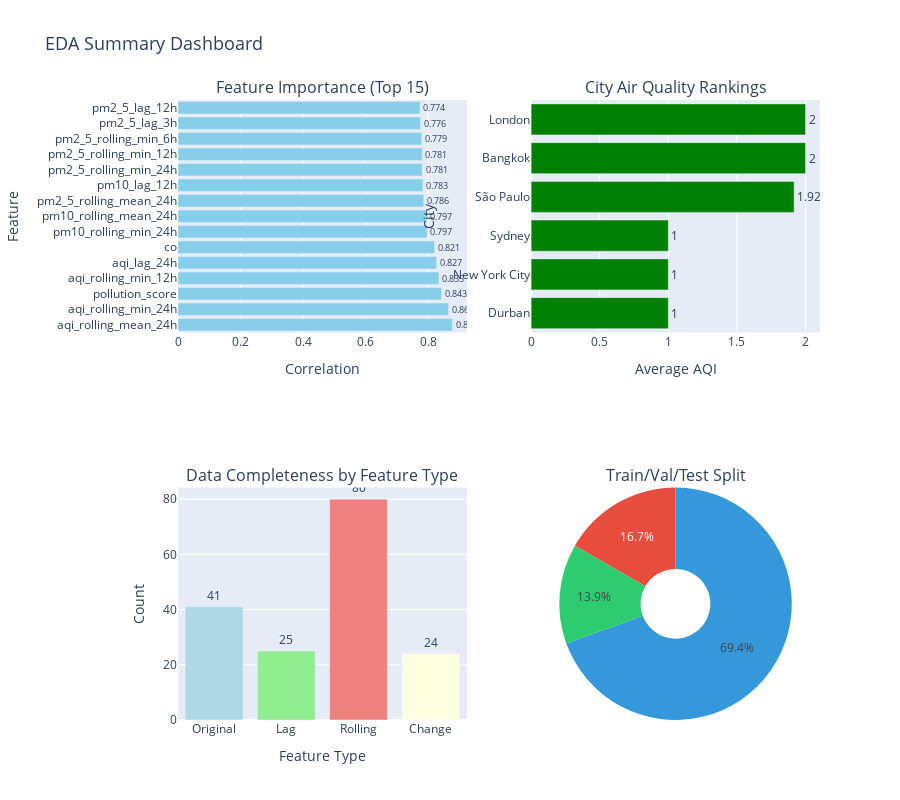

Notebook source saved alongside this figure:
### Code cell
# Create final summary dashboard
fig = make_subplots(
    rows=2, cols=2,
    subplot_titles=(
        'Feature Importance (Top 15)',
        'City Air Quality Rankings',
        'Data Completeness by Feature Type',
        'Train/Val/Test Split'
    ),
    specs=[
        [{"type": "bar"}, {"type": "bar"}],
        [{"type": "bar"}, {"type": "pie"}]
    ]
)

# 1. Top features
top_15 = top_corr_features.head(15)
fig.add_trace(
    go.Bar(x=top_15.values, y=top_15.index, orientation='h',
           marker_color='skyblue', text=top_15.values.round(3),
           textposition='outside'),
    row=1, col=1
)

# 2. City rankings
city_avg = df.groupby('city_name')['aqi'].mean().sort_values()
colors = ['green' if x <= 2 else 'orange' if x <= 3 else 'red' for x in city_avg.values]
fig.add_trace(
    go.Bar(x=city_avg.values, y=city_avg.index, orientation='h',
           marker_color=colors, text=city_avg.values.round(2),
           textposition='outside'),
    row=1, col=2
)

# 3. Feature type completeness
feature_types = {
    'Original': len([c for c in df.columns if not any(x in c for x in ['lag', 'rolling', 'change'])]),
    'Lag': len([c for c in df.columns if 'lag' in c]),
    'Rolling': len([c for c in df.columns if 'rolling' in c]),
    'Change': len([c for c in df.columns if 'change' in c])
}
fig.add_trace(
    go.Bar(x=list(feature_types.keys()), y=list(feature_types.values()),
           marker_color=['lightblue', 'lightgreen', 'lightcoral', 'lightyellow'],
           text=list(feature_types.values()), textposition='outside'),
    row=2, col=1
)

# 4. Dataset split
split_data = {
    'Train': len(train_df),
    'Validation': len(val_df),
    'Test': len(test_df)
}
fig.add_trace(
    go.Pie(labels=list(split_data.keys()), values=list(split_data.values()),
           hole=0.3, marker_colors=['#3498db', '#2ecc71', '#e74c3c']),
    row=2, col=2
)

# Update layout
fig.update_xaxes(title_text="Correlation", row=1, col=1)
fig.update_yaxes(title_text="Feature", row=1, col=1)
fig.update_xaxes(title_text="Average AQI", row=1, col=2)
fig.update_yaxes(title_text="City", row=1, col=2)
fig.update_xaxes(title_text="Feature Type", row=2, col=1)
fig.update_yaxes(title_text="Count", row=2, col=1)

fig.update_layout(height=800, showlegend=False, 
                  title_text="EDA Summary Dashboard", title_font_size=18)

fig.show()

# Save dashboard
summary_path = project_root / 'notebooks' / 'eda_summary_dashboard.html'
fig.write_html(str(summary_path))
print(f"\n✅ Summary dashboard saved to: {summary_path}")

### Figure 1 — Plotly figure (JSON) as saved in the notebook; plotly's stock layout.template omitted (floating-point values rounded to 4 significant figures)
{"data": [{"marker": {"color": "skyblue"}, "orientation": "h", "text": [0.878, 0.865, 0.843, 0.835, 0.827, 0.821, 0.797, 0.797, 0.786, 0.783, 0.781, 0.781, 0.779, 0.776, 0.774], "textposition": "outside", "type": "bar", "x": [0.8778, 0.8651, 0.843, 0.8348, 0.8272, 0.8206, 0.7969, 0.7966, 0.786, 0.7833, 0.7811, 0.781, 0.7794, 0.7758, 0.7744], "xaxis": "x", "y": ["aqi_rolling_mean_24h", "aqi_rolling_min_24h", "pollution_score", "aqi_rolling_min_12h", "aqi_lag_24h", "co", "pm10_rolling_min_24h", "pm10_rolling_mean_24h", "pm2_5_rolling_mean_24h", "pm10_lag_12h", "pm2_5_rolling_min_24h", "pm2_5_rolling_min_12h", "pm2_5_rolling_min_6h", "pm2_5_lag_3h", "pm2_5_lag_12h"], "yaxis": "y"}, {"marker": {"color": ["green", "green", "green", "green", "green", "green"]}, "orientation": "h", "text": [1.0, 1.0, 1.0, 1.92, 2.0, 2.0], "textposition": "outside", "type": "bar", "x": [1.0, 1.0, 1.0, 1.917, 2.0, 2.0], "xaxis": "x2", "y": ["Durban", "New York City", "Sydney", "São Paulo", "Bangkok", "London"], "yaxis": "y2"}, {"marker": {"color": ["lightblue", "lightgreen", "lightcoral", "lightyellow"]}, "text": ["41", "25", "80", "24"], "textposition": "outside", "type": "bar", "x": ["Original", "Lag", "Rolling", "Change"], "xaxis": "x3", "y": [41, 25, 80, 24], "yaxis": "y3"}, {"domain": {"x": [0.55, 1], "y": [0, 0.375]}, "hole": 0.3, "labels": ["Train", "Validation", "Test"], "marker": {"colors": ["#3498db", "#2ecc71", "#e74c3c"]}, "type": "pie", "values": [50, 10, 12]}], "layout": {"annotations": [{"font": {"size": 16}, "showarrow": false, "text": "Feature Importance (Top 15)", "x": 0.225, "xanchor": "center", "xref": "paper", "y": 1, "yanchor": "bottom", "yref": "paper"}, {"font": {"size": 16}, "showarrow": false, "text": "City Air Quality Rankings", "x": 0.775, "xanchor": "center", "xref": "paper", "y": 1, "yanchor": "bottom", "yref": "paper"}, {"font": {"size": 16}, "showarrow": false, "text": "Data Completeness by Feature Type", "x": 0.225, "xanchor": "center", "xref": "paper", "y": 0.375, "yanchor": "bottom", "yref": "paper"}, {"font": {"size": 16}, "showarrow": false, "text": "Train/Val/Test Split", "x": 0.775, "xanchor": "center", "xref": "paper", "y": 0.375, "yanchor": "bottom", "yref": "paper"}], "height": 800, "showlegend": false, "title": {"font": {"size": 18}, "text": "EDA Summary Dashboard"}, "xaxis": {"anchor": "y", "domain": [0, 0.45], "title": {"text": "Correlation"}}, "xaxis2": {"anchor": "y2", "domain": [0.55, 1], "title": {"text": "Average AQI"}}, "xaxis3": {"anchor": "y3", "domain": [0, 0.45], "title": {"text": "Feature Type"}}, "yaxis": {"anchor": "x", "domain": [0.625, 1], "title": {"text": "Feature"}}, "yaxis2": {"anchor": "x2", "domain": [0.625, 1], "title": {"text": "City"}}, "yaxis3": {"anchor": "x3", "domain": [0, 0.375], "title": {"text": "Count"}}}}
